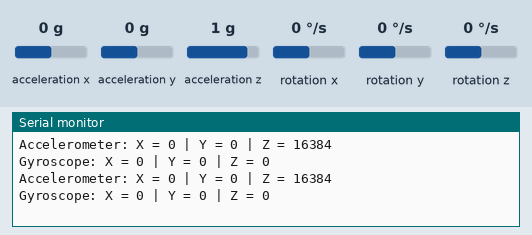
A sketch run on a simulated Arduino Uno, built with avr-gcc and run on an emulated ATmega328P. Parts: the last lines printed to the serial monitor. The test bench sets the inputs (shaded band); at power-on: acceleration x 0 g, acceleration y 0 g, acceleration z 1 g, rotation x 0 °/s, rotation y 0 °/s, rotation z 0 °/s.

Above: at 1.2 s.
1.3 s: acceleration x set to -1.4 g
At 2.6 s:
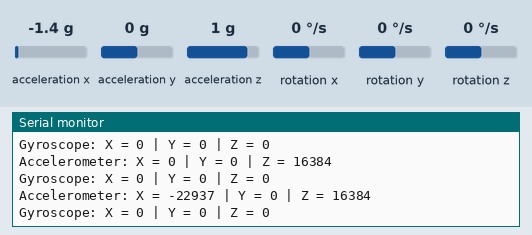
2.8 s: acceleration y set to -1.4 g
At 3.8 s:
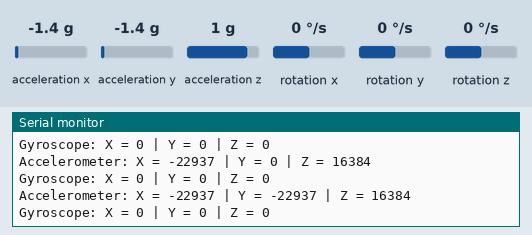
4.3 s: acceleration z set to -1.4 g
At 5.6 s:
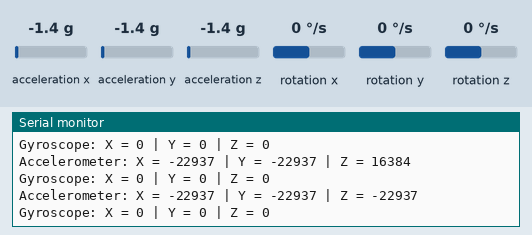
5.8 s: rotation x set to -192 °/s
At 6.8 s:
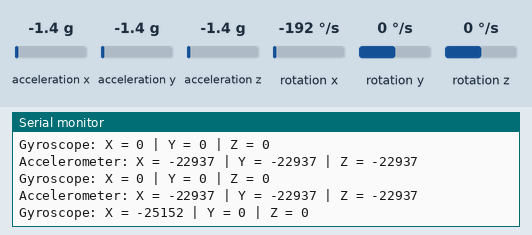
7.3 s: rotation y set to -192 °/s
At 8.8 s:
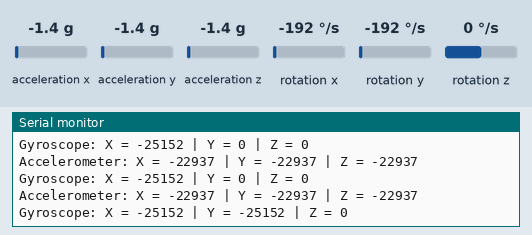

The sketch:

ACCELEROMETER_MPU6050.ino
```cpp
#include <Wire.h>
#include <MPU6050.h>

MPU6050 mpu;

void setup() {
  Serial.begin(115200);
  Wire.begin();

  // Initialize MPU6050
  mpu.initialize();
  // Optionally set gyroscope and accelerometer offsets here, if needed.
}

void loop() {
  // Read accelerometer and gyroscope data
  int16_t ax, ay, az, gx, gy, gz;
  mpu.getMotion6(&ax, &ay, &az, &gx, &gy, &gz);

  // Print the sensor data to the Serial Monitor
  Serial.print("Accelerometer: ");
  Serial.print("X = "); Serial.print(ax);
  Serial.print(" | Y = "); Serial.print(ay);
  Serial.print(" | Z = "); Serial.println(az);

  Serial.print("Gyroscope: ");
  Serial.print("X = "); Serial.print(gx);
  Serial.print(" | Y = "); Serial.print(gy);
  Serial.print(" | Z = "); Serial.println(gz);

  Serial.println();

  delay(1000); // Adjust the delay as needed for your application
}
```

Measured:
- after the input at 1.3 s, the serial monitor: prints a new line after 0.71 s (image 1)
- after the input at 2.8 s, the serial monitor: prints a new line after 0.22 s (image 2)
- after the input at 4.3 s, the serial monitor: prints a new line after 0.73 s (image 3)
- after the input at 5.8 s, the serial monitor: prints a new line after 0.24 s (image 4)
- after the input at 7.3 s, the serial monitor: prints a new line after 0.76 s (image 5)
